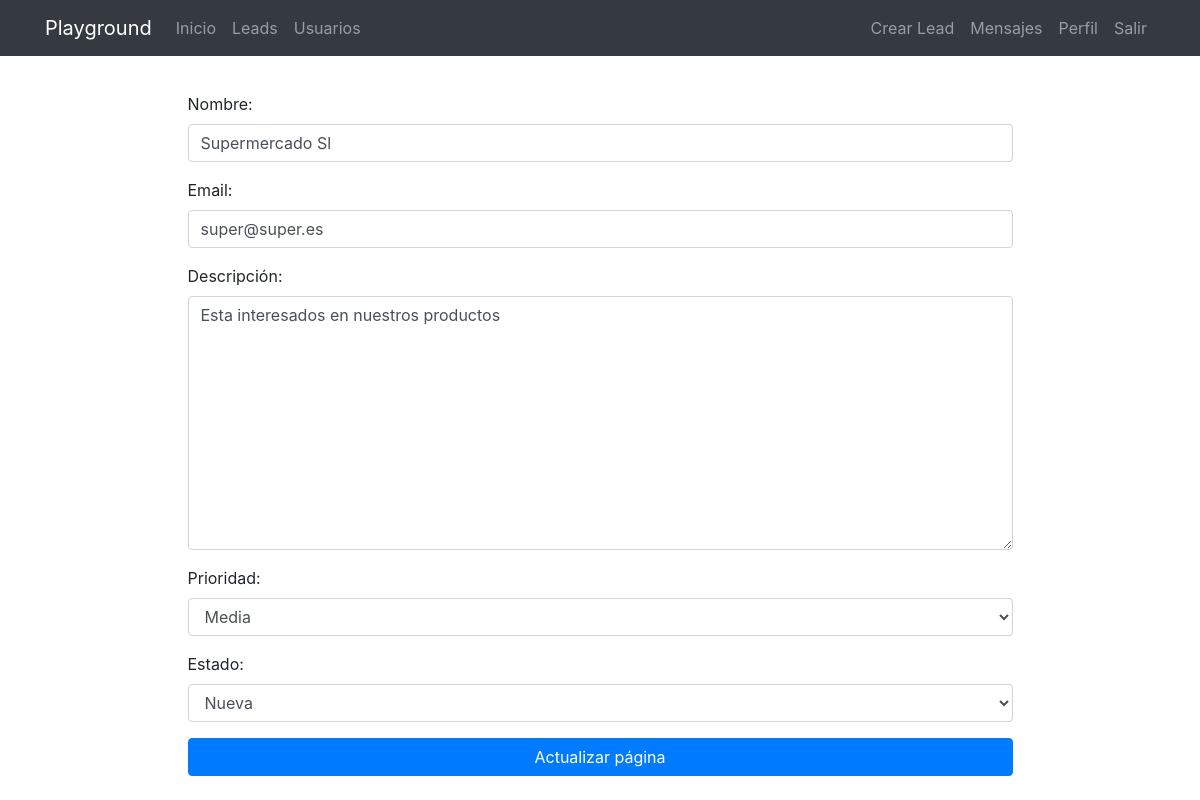
Page /leads/update/13/ (signed in) on the earlier database version.
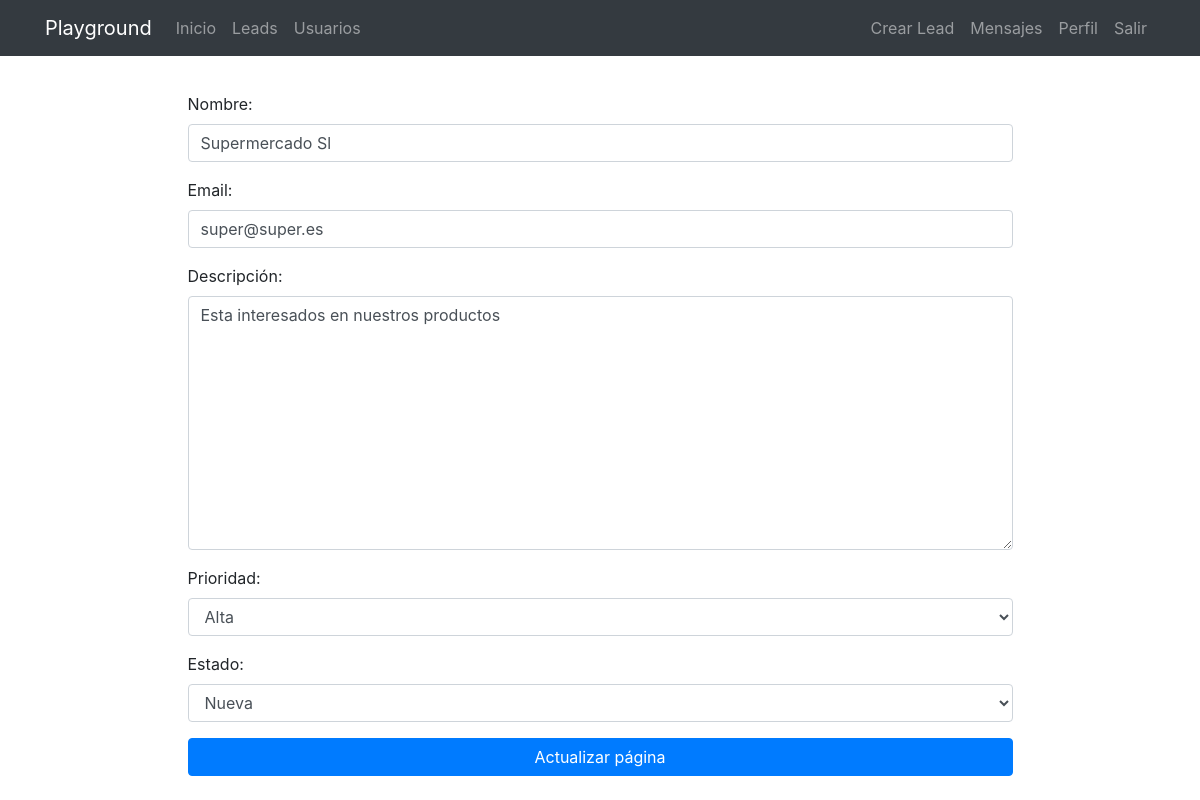
Same page on the later database version.
### leads/models.py (models this page shows, shortened)
class Lead(models.Model):
    LOW = 'Baja'
    MEDIUM = 'Media'
    HIGH = 'Alta'
    CHOICES_PRIORITY = {
        (LOW, 'Baja'),
        (MEDIUM, 'Media'),
        (HIGH, 'Alta'),
    }
    NEW = 'Nuevo'
    CONTACTED = 'Contactado'
    WON = 'Completado'
    LOST = 'Perdido'
    CHOICES_STATUS = {
        (NEW, 'Nueva'),
        (CONTACTED, 'Contactado'),
        (WON, 'Completado'),
        (LOST, 'Perdido'),
    }
    name = models.CharField(max_length=255, verbose_name="Nombre")
    email = models.EmailField(max_length=100, verbose_name="Email")
    description = models.TextField(blank=True, null=True, verbose_name="Descripción")
    priority = models.CharField(max_length=10, choices=CHOICES_PRIORITY, default=MEDIUM, verbose_name="Prioridad")
    status = models.CharField(max_length=10, choices=CHOICES_STATUS, default=NEW, verbose_name="Estado")
    created_by = models.ForeignKey(User, related_name='leads', on_delete=models.CASCADE, verbose_name="Creado por")
    created_at = models.DateTimeField(auto_now_add=True, verbose_name="Creado a las")
    modified_at = models.DateTimeField(auto_now=True, verbose_name="Modificado a las ")
    modified_by = models.ForeignKey(User, on_delete=models.SET_NULL, null=True, blank=True)

### leads/views.py (the view, shortened to what this page needs)
# urls.py: path('update/<int:pk>/', LeadUpdateView.as_view(), name='update'),
@method_decorator(staff_member_required, name='dispatch')
class LeadUpdateView(UpdateView):
    model = Lead
    form_class = LeadForm
    template_name_suffix = "_update_form"

### leads/forms.py
class LeadForm(forms.ModelForm):
    class Meta:
        model = Lead
        fields = ['name', 'email', 'description', 'priority', 'status']
        widgets = {
            'name': forms.TextInput(attrs={'class':'form-control'}),
            'email': forms.EmailInput(attrs={'class':'form-control'}),
            'description': forms.Textarea(attrs={'class':'form-control'}),
            'priority': forms.Select(attrs={'class':'form-control'}),
            'status': forms.Select(attrs={'class':'form-control'}),
        }

### leads/templates/leads/lead_update_form.html (shortened to what this page needs)
{% extends 'core/base.html' %}
{% load static %}
{% block content %}
  <main role="main">
    <div class="container">
      <div class="row mt-3">
        <div class="col-md-9 mx-auto">
          <div>
            <form action="" method="post">
              {{ form.as_p }}
              <div class="text-center">
                <input type="submit" class="btn btn-primary btn-block" value="Actualizar página" />
              </div>
            </form>
          </div>
        </div>
      </div>
    </div>
  </main>
{% endblock %}

Differences in the rows shown:
changed Lead "Supermercado Sl": priority "Media" → "Alta"
